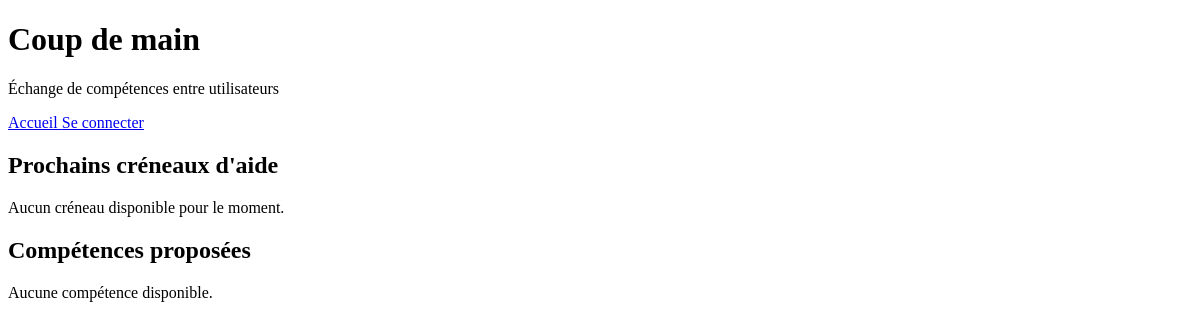
/, run on an earlier commit of the app's database.
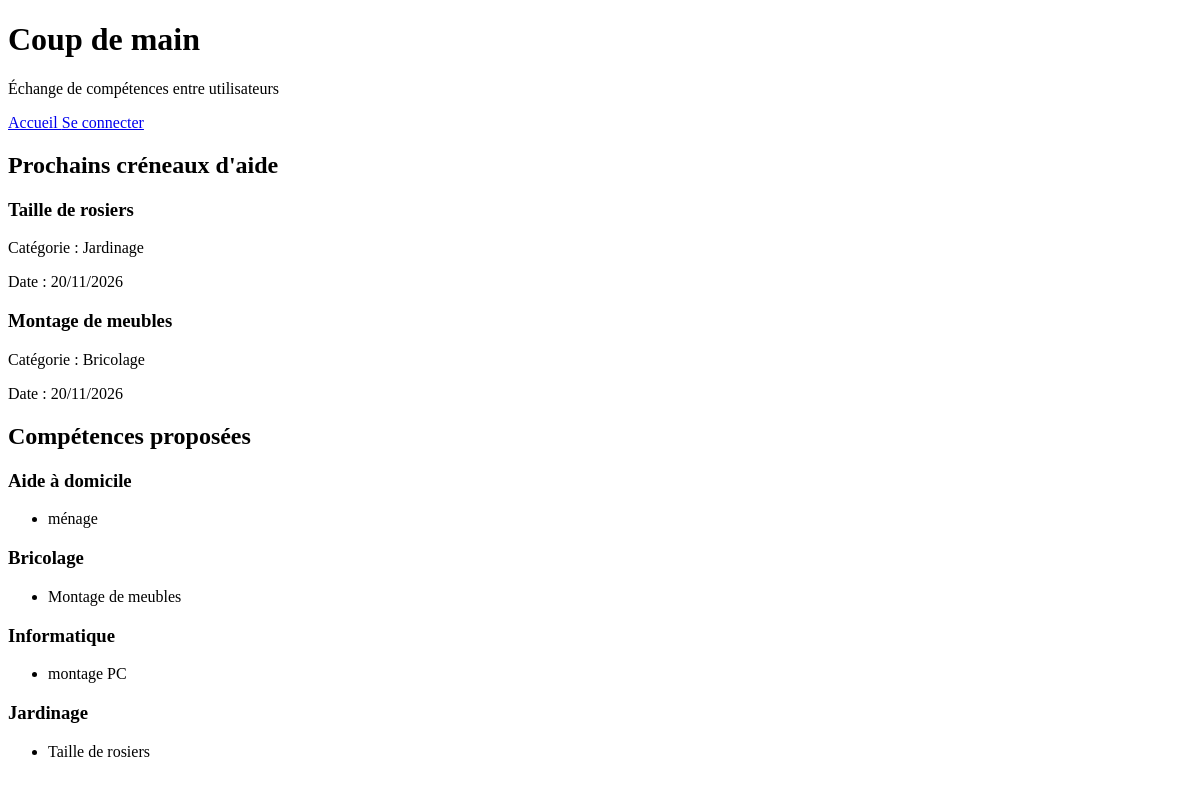
And on a later commit of the database.
### exchange/models.py (models this page shows, shortened)
class Availability(models.Model):
    user = models.ForeignKey(
        settings.AUTH_USER_MODEL,
        on_delete=models.CASCADE,
        related_name="availabilities",
        verbose_name="utilisateur",
    )
    skill = models.ForeignKey(
        Skill,
        on_delete=models.CASCADE,
        related_name="availabilities",
        verbose_name="compétence proposée",
    )
    date = models.DateField(
        verbose_name="journée disponible",
    )
    is_booked = models.BooleanField(
        default=False,
        verbose_name="créneau réservé",
    )
    created_at = models.DateTimeField(
        auto_now_add=True,
        verbose_name="date de création",
    )
    class Meta:
        verbose_name = "disponibilité"
        verbose_name_plural = "disponibilités"
        ordering = ["date", "skill__name"]
        constraints = [
            models.UniqueConstraint(
                fields=["user", "skill", "date"],
                name="unique_user_skill_availability",
            )
        ]

class Skill(models.Model):
    name = models.CharField(
        max_length=150,
        unique=True,
        verbose_name="nom",
    )
    category = models.ForeignKey(
        Category,
        on_delete=models.PROTECT,
        related_name="skills",
        verbose_name="catégorie",
    )
    description = models.TextField(
        blank=True,
        verbose_name="description",
    )
    class Meta:
        verbose_name = "compétence"
        verbose_name_plural = "compétences"
        ordering = ["category__name", "name"]

class Category(models.Model):
    name = models.CharField(
        max_length=100,
        unique=True,
        verbose_name="nom",
    )
    class Meta:
        verbose_name = "catégorie"
        verbose_name_plural = "catégories"
        ordering = ["name"]

### exchange/views.py (the view)
# urls.py: path("",views.index,name="index"),
def index(request):
    categories = Category.objects.prefetch_related("skills").all()
    upcoming_availabilities = (
        Availability.objects
        .filter(
            date__gte=timezone.localdate(),
            is_booked=False,
        )
        .select_related("skill", "skill__category")
        .order_by("date")[:10]
    )
    context = {
        "categories": categories,
        "upcoming_availabilities": upcoming_availabilities,
    }
    return render(
        request,
        "exchange/index.html",
        context,
    )

### exchange/templates/exchange/index.html (shortened to what this page needs)
{% extends "exchange/base.html" %}
{% block content %}
    <section>
        <h2>Prochains créneaux d'aide</h2>
        {% for availability in upcoming_availabilities %}
            <article>
                <h3>
                    {{ availability.skill.name }}
                </h3>
                <p>
                    Catégorie :
                    {{ availability.skill.category.name }}
                </p>
                <p>
                    Date :
                    {{ availability.date|date:"d/m/Y" }}
                </p>
            </article>
        {% empty %}
            <p>
                Aucun créneau disponible pour le moment.
            </p>
        {% endfor %}
    </section>
    <section>
        <h2>Compétences proposées</h2>
        {% for category in categories %}
            <article>
                <h3>
                    {{ category.name }}
                </h3>
                <ul>
                    {% for skill in category.skills.all %}
                        <li>
                            {{ skill.name }}
                        </li>
                    {% empty %}
                        <li>
                            Aucune compétence dans cette catégorie.
                        </li>
                    {% endfor %}
                </ul>
            </article>
        {% empty %}
            <p>
                Aucune compétence disponible.
            </p>
        {% endfor %}
    </section>
{% endblock %}

### exchange/templates/exchange/base.html (shortened to what this page needs)
<!DOCTYPE html>
<html lang="fr">
<head>
</head>
<body>
    <header>
        <h1>Coup de main</h1>
        <p>
            Échange de compétences entre utilisateurs
        </p>
        <nav>
            <a href="{% url 'exchange:index' %}">
                Accueil
            </a>
            {% if user.is_authenticated %}
                <span>
                    Bonjour
                    {{ user.first_name|default:user.username }}
                </span>
                <form
                    method="post"
                    action="{% url 'exchange:logout' %}"
                >
                    {% csrf_token %}
                    <button type="submit">
                        Se déconnecter
                    </button>
                </form>
            {% else %}
                <a href="{% url 'exchange:login' %}">
                    Se connecter
                </a>
            {% endif %}
        </nav>
    </header>
    <main>
        {% block content %}
        {% endblock %}
    </main>
</body>
</html>

What changed in the data, as far as the page shows it:
added Availability: skill.name "Taille de rosiers", skill.category.name "Jardinage", date "20/11/2026"
added Availability: skill.name "Montage de meubles", skill.category.name "Bricolage", date "20/11/2026"
added Category: name "Aide à domicile"
added Skill: name "ménage", shown under "Aide à domicile"
added Category: name "Bricolage"
added Skill: name "Montage de meubles", shown under "Bricolage"
added Category: name "Informatique"
added Skill: name "montage PC", shown under "Informatique"
added Category: name "Jardinage"
added Skill: name "Taille de rosiers", shown under "Jardinage"
Also different on the page:
text no longer shown: "Aucun créneau disponible pour le moment. Aucune compétence disponible."
